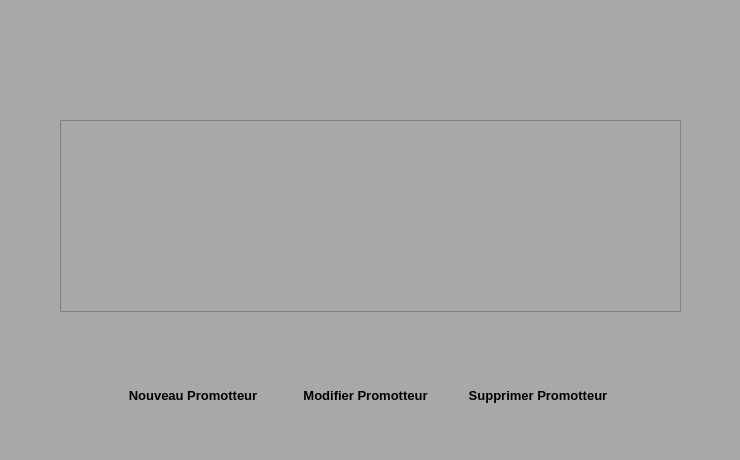
<?xml version="1.0" encoding="UTF-8"?>
<ui version="4.0">
 <class>Promotteur</class>
 <widget class="QWidget" name="Promotteur">
  <property name="geometry">
   <rect>
    <x>0</x>
    <y>0</y>
    <width>740</width>
    <height>460</height>
   </rect>
  </property>
  <property name="windowTitle">
   <string>Form</string>
  </property>
  <property name="styleSheet">
   <string notr="true">background-color:rgb(168, 168, 168);</string>
  </property>
  <widget class="QWidget" name="widget" native="true">
   <property name="geometry">
    <rect>
     <x>0</x>
     <y>0</y>
     <width>741</width>
     <height>531</height>
    </rect>
   </property>
   <widget class="QTableView" name="tableView">
    <property name="geometry">
     <rect>
      <x>60</x>
      <y>120</y>
      <width>621</width>
      <height>192</height>
     </rect>
    </property>
   </widget>
   <widget class="QLabel" name="label">
    <property name="geometry">
     <rect>
      <x>60</x>
      <y>40</y>
      <width>261</width>
      <height>31</height>
     </rect>
    </property>
    <property name="styleSheet">
     <string notr="true">border:rgb(168,168,168);</string>
    </property>
    <property name="text">
     <string/>
    </property>
    <property name="pixmap">
     <pixmap>ProjectRessources/promotteur.png</pixmap>
    </property>
    <property name="scaledContents">
     <bool>false</bool>
    </property>
    <property name="openExternalLinks">
     <bool>false</bool>
    </property>
   </widget>
   <widget class="QWidget" name="horizontalLayoutWidget">
    <property name="geometry">
     <rect>
      <x>110</x>
      <y>370</y>
      <width>511</width>
      <height>51</height>
     </rect>
    </property>
    <layout class="QHBoxLayout" name="horizontalLayout">
     <item>
      <widget class="QPushButton" name="uiAjouter">
       <property name="font">
        <font>
         <family>Segoe UI</family>
         <pointsize>10</pointsize>
         <weight>75</weight>
         <bold>true</bold>
        </font>
       </property>
       <property name="styleSheet">
        <string notr="true">border:rgb(255, 255, 255)</string>
       </property>
       <property name="text">
        <string>Nouveau Promotteur</string>
       </property>
       <property name="icon">
        <iconset>
         <normaloff>ProjectRessources/File-add-icon.png</normaloff>ProjectRessources/File-add-icon.png</iconset>
       </property>
       <property name="flat">
        <bool>true</bool>
       </property>
      </widget>
     </item>
     <item>
      <widget class="QPushButton" name="uiModifier">
       <property name="font">
        <font>
         <family>Segoe UI</family>
         <pointsize>10</pointsize>
         <weight>75</weight>
         <bold>true</bold>
        </font>
       </property>
       <property name="styleSheet">
        <string notr="true">border:rgb(255, 255, 255)</string>
       </property>
       <property name="text">
        <string>Modifier Promotteur</string>
       </property>
       <property name="icon">
        <iconset>
         <normaloff>ProjectRessources/File-add-icon.png</normaloff>ProjectRessources/File-add-icon.png</iconset>
       </property>
       <property name="flat">
        <bool>true</bool>
       </property>
      </widget>
     </item>
     <item>
      <widget class="QPushButton" name="uiSupprimer">
       <property name="font">
        <font>
         <family>Segoe UI</family>
         <pointsize>10</pointsize>
         <weight>75</weight>
         <bold>true</bold>
        </font>
       </property>
       <property name="styleSheet">
        <string notr="true">border:rgb(255, 255, 255)</string>
       </property>
       <property name="text">
        <string>Supprimer Promotteur</string>
       </property>
       <property name="icon">
        <iconset>
         <normaloff>ProjectRessources/Delete-icon.png</normaloff>ProjectRessources/Delete-icon.png</iconset>
       </property>
       <property name="flat">
        <bool>true</bool>
       </property>
      </widget>
     </item>
    </layout>
   </widget>
  </widget>
 </widget>
 <resources/>
 <connections/>
</ui>
